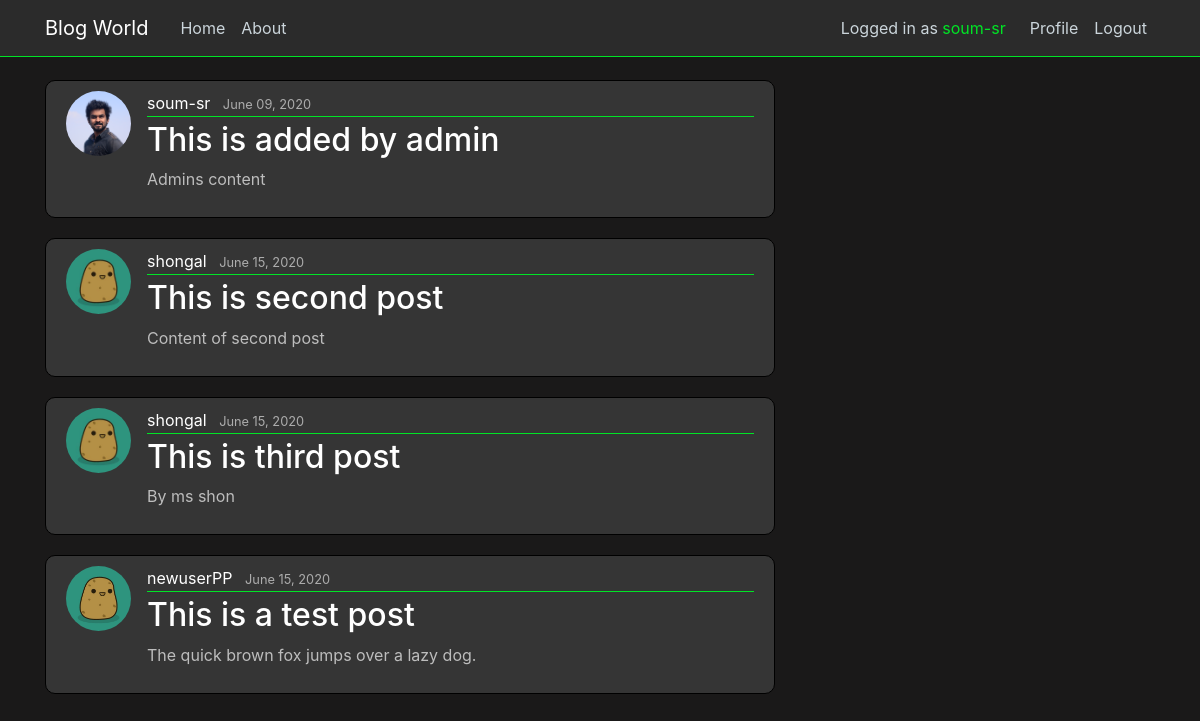
The app's page / (signed in) with its own data.
### blog/models.py (models this page shows, shortened)
class Post(models.Model):
    title = models.CharField(max_length = 100)
    content = models.TextField()
    date_posted = models.DateTimeField(default=timezone.now)
    author = models.ForeignKey(User, on_delete=models.CASCADE)

### users/models.py (models this page shows, shortened)
class Profile(models.Model):
    user = models.OneToOneField(User, on_delete=models.CASCADE) # having one-to-one relation with User model
    image = models.ImageField(default='potato.jpg', upload_to='profile_pics')

### blog/views.py (the view)
# urls.py: path('', views.home, name='blog-home'), # Format-> route, function(like flask)
def home(request):
    context = {
        'posts':Post.objects.all(),
    }
    return render(request, 'blog/home.html', context)

### blog/templates/blog/home.html
{% extends "blog/base.html" %}
{% block content%}
    {% for post in posts %}
    <article class="media content-section">
        <img class="rounded-circle article-img" src="{{ post.author.profile.image.url }}" alt="">
        <div class="media-body">
            <div class="article-metadata">
                <a class="mr-2" href="#">{{ post.author }}</a>
                <small class="text-muted">{{ post.date_posted|date:"F d, Y" }}</small>
            </div>
            <h2><a class="article-title" href="#">{{ post.title }}</a></h2>
            <p class="article-content">{{ post.content }}</p>
        </div>
    </article>
    {% endfor %}
{% endblock content%}

### blog/templates/blog/base.html (shortened to what this page needs)
{% load static %}
<!DOCTYPE html>
<html lang="en">
<head>
    <link rel="stylesheet" href="https://maxcdn.bootstrapcdn.com/bootstrap/4.0.0/css/bootstrap.min.css">
    <link rel="stylesheet" href="{% static 'blog/main.css' %}">
</head>
<body>
    <header class="site-header">
        <nav class="navbar navbar-expand-md navbar-dark bg-steel fixed-top">
          <div class="container">
            <a class="navbar-brand mr-4" href="/">Blog World</a>
            <div class="collapse navbar-collapse" id="navbarToggle">
              <div class="navbar-nav mr-auto">
                <a class="nav-item nav-link" href="{% url 'blog-home' %}">Home</a>
                <a class="nav-item nav-link" href="{% url 'blog-about' %}">About</a>
              </div>
              {% if user.is_authenticated %}
              <div class="navbar-nav">
                <p class="nav-user">Logged in as <span style="color:#00e426">{{user.username}}</span></p>
                <a class="nav-item nav-link" href="{% url 'profile' %}">Profile</a>
                <a class="nav-item nav-link" href="{% url 'logout' %}">Logout</a>
              </div>
              {% else %}
              <div class="navbar-nav">
                <a class="nav-item nav-link" href="{% url 'login' %}">Login</a>
                <a class="nav-item nav-link" href="{% url 'register' %}">Register</a>
              </div>
              {% endif %}
            </div>
          </div>
        </nav>
    </header>
    <main role="main" class="container">
        <div class="row">
          <div class="col-md-8">
            {% block content %}{% endblock %}
          </div>
        </div>
    </main>
</body>
</html>

### blog/static/blog/main.css (style rules this page uses)
body { background: #1a1919; color: #ebe2e2; margin-top: 5rem; }
.bg-steel { background-color: #2b2b2b; border-bottom: 1px solid #00e426 }
.site-header .navbar-nav .nav-link { color: #cbd5db; }
.nav-user { color: #cbd5db; display:block; padding:.5rem 1rem; margin-bottom:0; }
.content-section { background: #353535; padding: 10px 20px; border: 1px solid #000000; border-radius: 10px; margin-bottom: 20px; }
.content-section p { color:#bdbdbd !important; }
.article-title { color: #ffffff; }
.article-content { white-space: pre-line; }
.article-img { height: 65px; width: 65px; margin-right: 16px; }
.article-metadata { padding-bottom: 1px; margin-bottom: 4px; border-bottom: 1px solid #00e426 }
.article-metadata a { color: #ffffff; text-decoration: none; }
.article-metadata small { color: #acacac !important; }

### records on screen
Post: author.profile.image (picture), author "soum-sr", date_posted "June 09, 2020", title "This is added by admin", content "Admins content"
Post: author.profile.image (picture), author "shongal", date_posted "June 15, 2020", title "This is second post", content "Content of second post"
Post: author.profile.image (picture), author "shongal", date_posted "June 15, 2020", title "This is third post", content "By ms shon"
Post: author.profile.image (picture), author "newuserPP", date_posted "June 15, 2020", title "This is a test post", content "The quick brown fox jumps over a lazy dog."

### other values on screen
{{ user.username }} "soum-sr"
